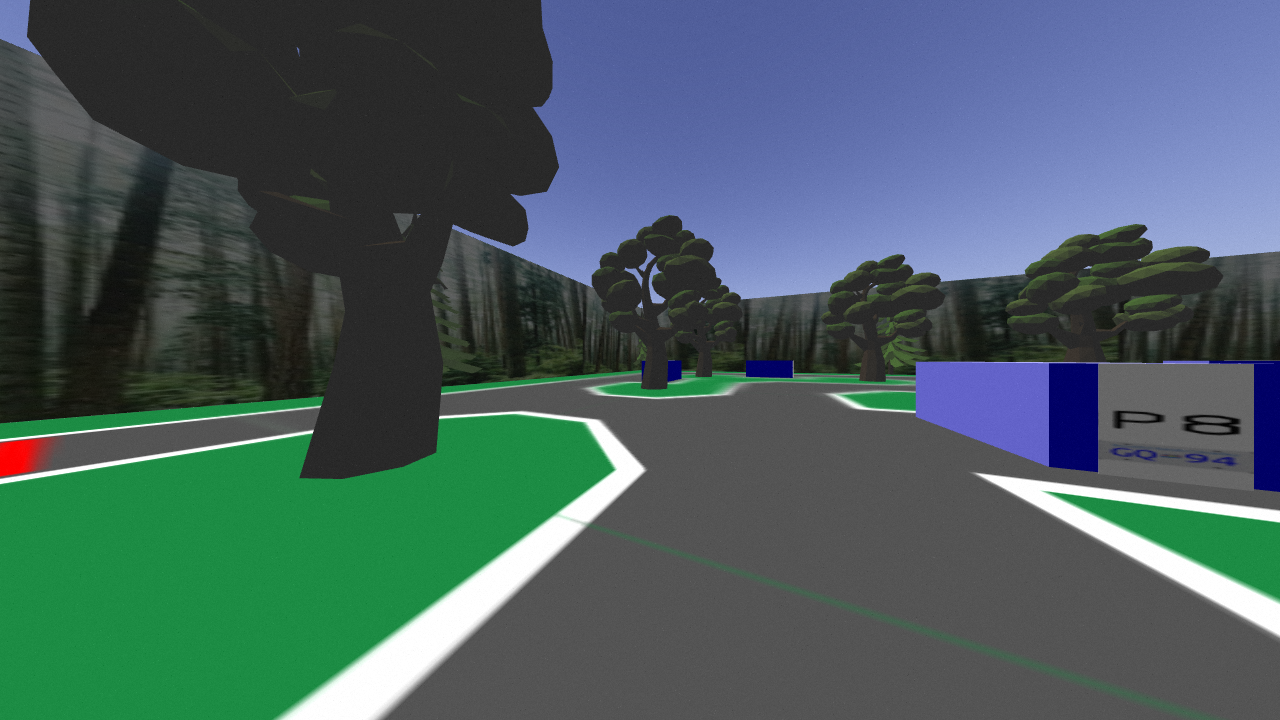
#> input picture experiments/test_images/102.png, 1280 x 720 px, given as the content of the folder experiments/pedestrian_detection/crossing, which was not available
$ python pedestrian_detection.py
#> lines starting #> are read from the running program, lines starting #| are printed output that depends on the picture; pictures that were not available may be replaced by others from this repository, and a replacement may not be noted
import sys
import cv2
import numpy as np
import imutils
from ldriver.steering.lane_detection import hsv_threshold, mask_rectangle, find_center
# from dnldriver.licence.detection import dilate_erode
# from ldriver.steering.lane_detection import hsv_threshold

"""
Red line detection:
Lower HSV: [0, 10, 90]
Upper HSV: [0, 255, 255]
"""
"""
road detection:
Lower HSV: [0, 0, 75]
Upper HSV: [0, 0, 95]
"""

# [51 lines left out: functions dilate_erode, floodfill, get_road_mask, pedestrian_detected, redline_detected, not called in this run]

def image_subtraction(previous_image, current_image):
    return cv2.subtraction(previous_image, current_image)

if __name__ == "__main__":
    import glob
    previous_image, current_image = None, None
    for image_file in glob.glob("experiments/pedestrian_detection/crossing/*.png"):
    # [6 lines of commented-out code are left out]

        current_image = cv2.imread(image_file)
#> current_image is the input picture: shape (720, 1280, 3); mean B, G, R 96.2, 94, 72.7
        current_image = cv2.cvtColor(current_image, cv2.COLOR_BGR2GRAY)
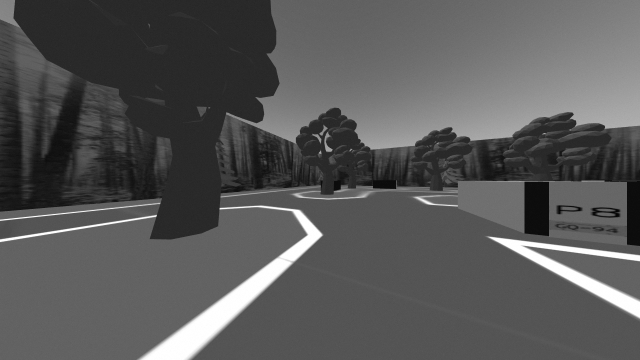
#> current_image: shape (720, 1280) (shown at 1/2 size); min 0, max 255, mean 87.8
        current_image = cv2.GaussianBlur(current_image, (21,21), 0)
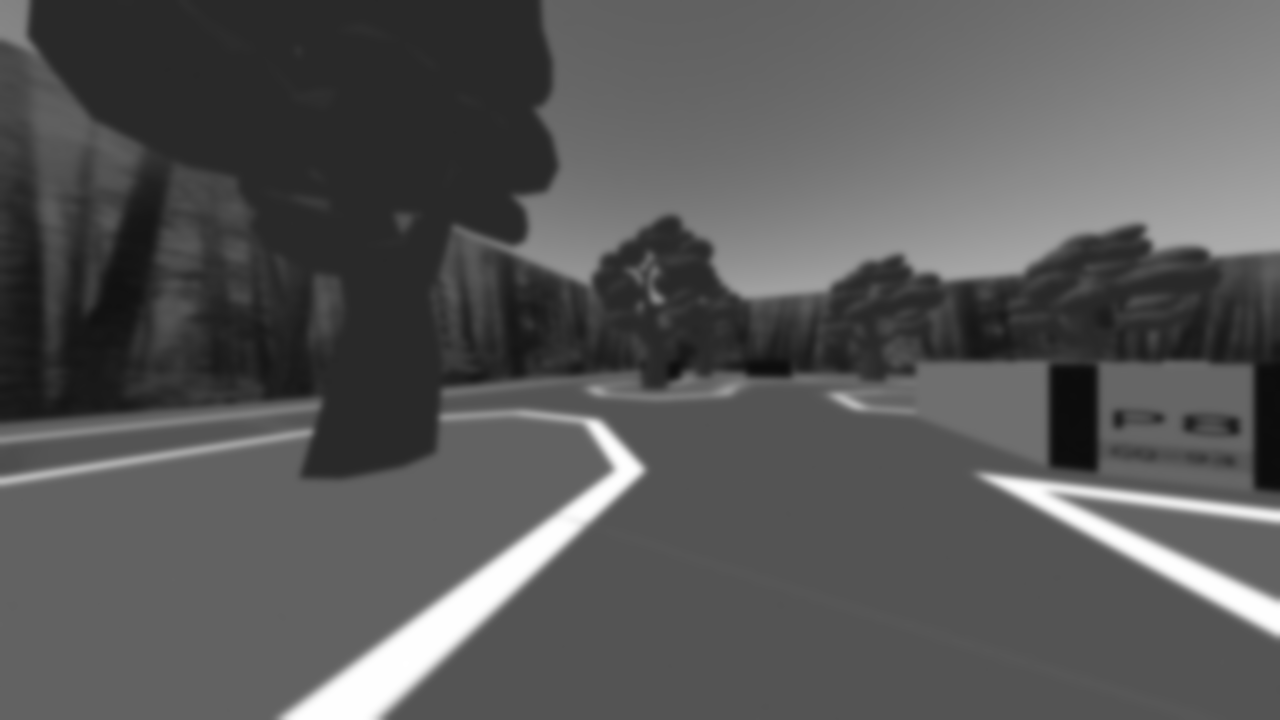
#> current_image: shape (720, 1280); min 12, max 255, mean 87.8
        if previous_image is not None:
            cv2.imshow("image", cv2.absdiff(current_image, previous_image))
            cv2.waitKey(0)
        previous_image = current_image

$ run again, on experiments/test_images/156.png
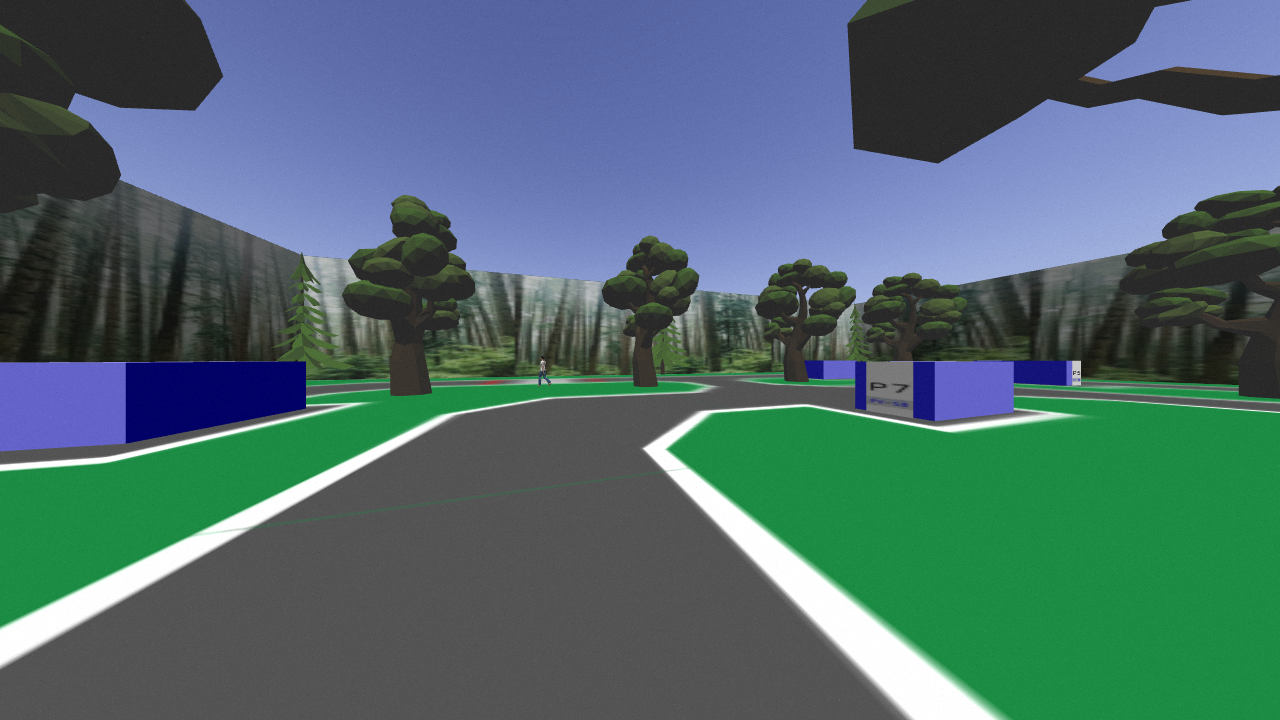
#> input picture experiments/test_images/156.png, 1280 x 720 px, given as the content of the folder experiments/pedestrian_detection/crossing, which was not available
#> current_image is the input picture: shape (720, 1280, 3); mean B, G, R 108.2, 106.1, 77.7
#> `current_image = cv2.cvtColor(current_image, cv2.COLOR_BGR2GRAY)`:
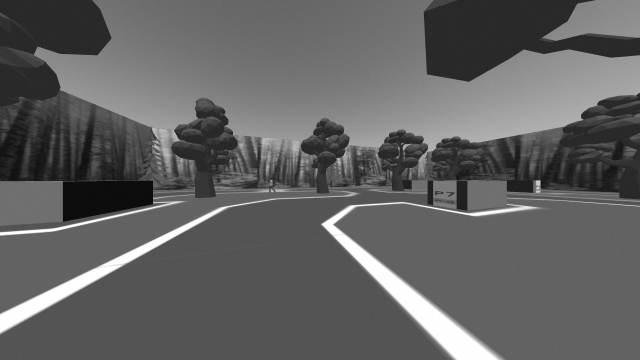
#> current_image: shape (720, 1280) (shown at 1/2 size); min 9, max 255, mean 97.8
#> `current_image = cv2.GaussianBlur(current_image, (21,21), 0)`:
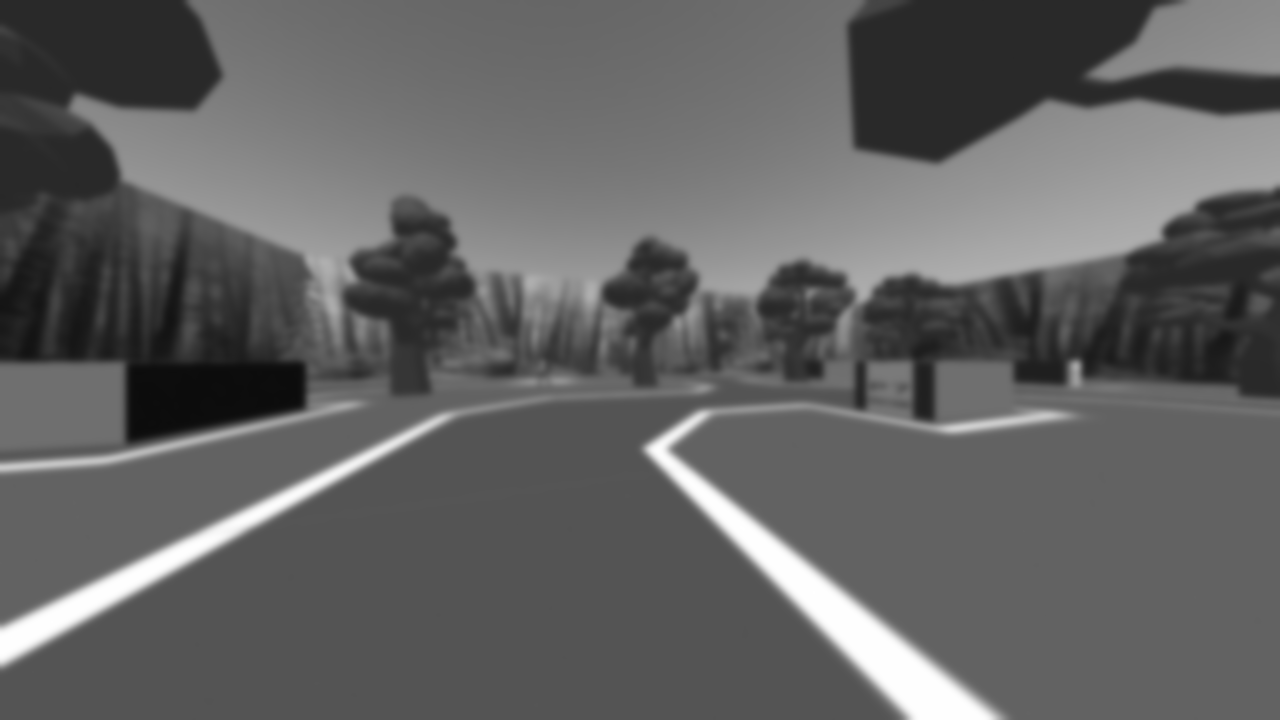
#> current_image: shape (720, 1280); min 12, max 255, mean 97.8

$ run again, on experiments/test_images/22.png
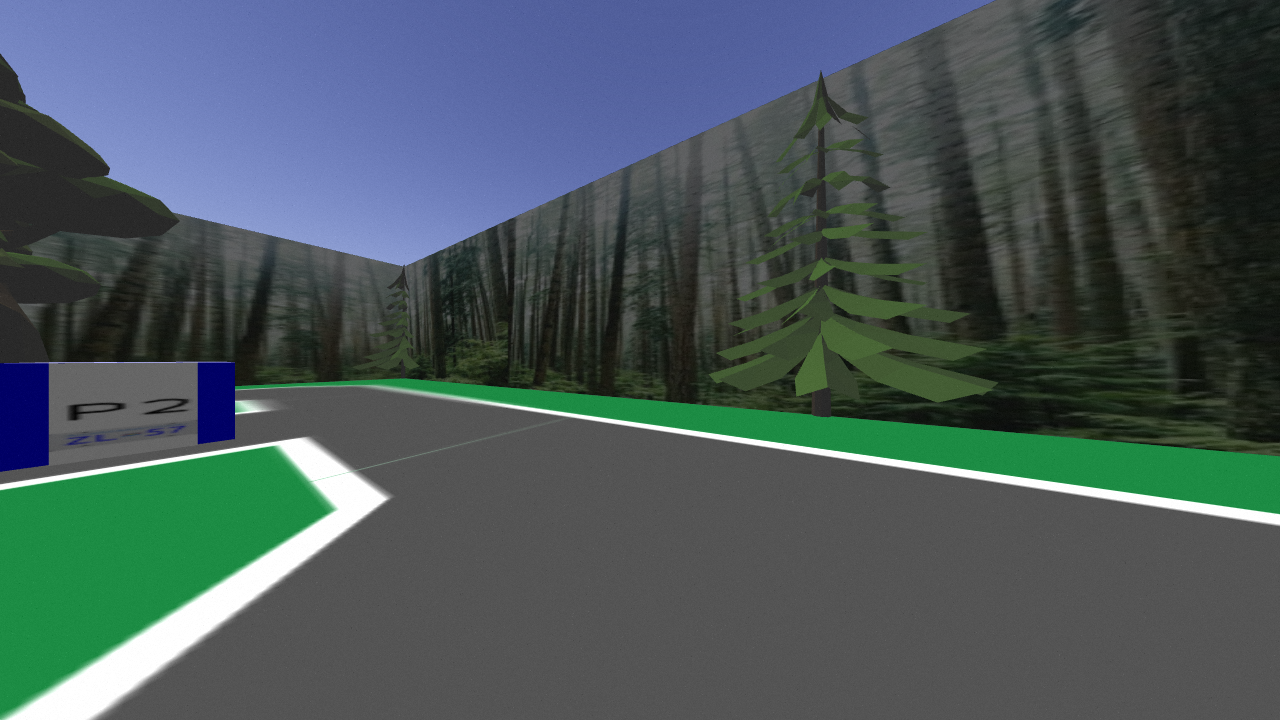
#> input picture experiments/test_images/22.png, 1280 x 720 px, given as the content of the folder experiments/pedestrian_detection/crossing, which was not available
#> current_image is the input picture: shape (720, 1280, 3); mean B, G, R 90, 88, 73.2
#> `current_image = cv2.cvtColor(current_image, cv2.COLOR_BGR2GRAY)`:
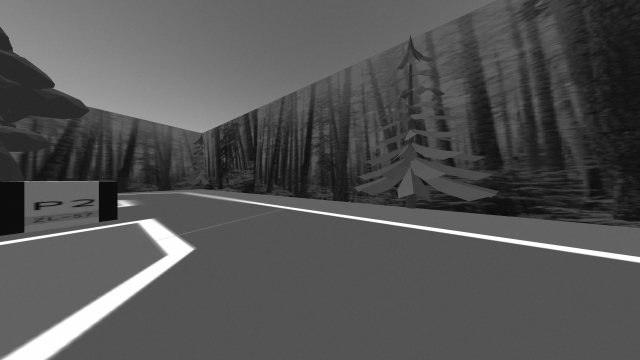
#> current_image: shape (720, 1280) (shown at 1/2 size); min 2, max 255, mean 83.8
#> `current_image = cv2.GaussianBlur(current_image, (21,21), 0)`:
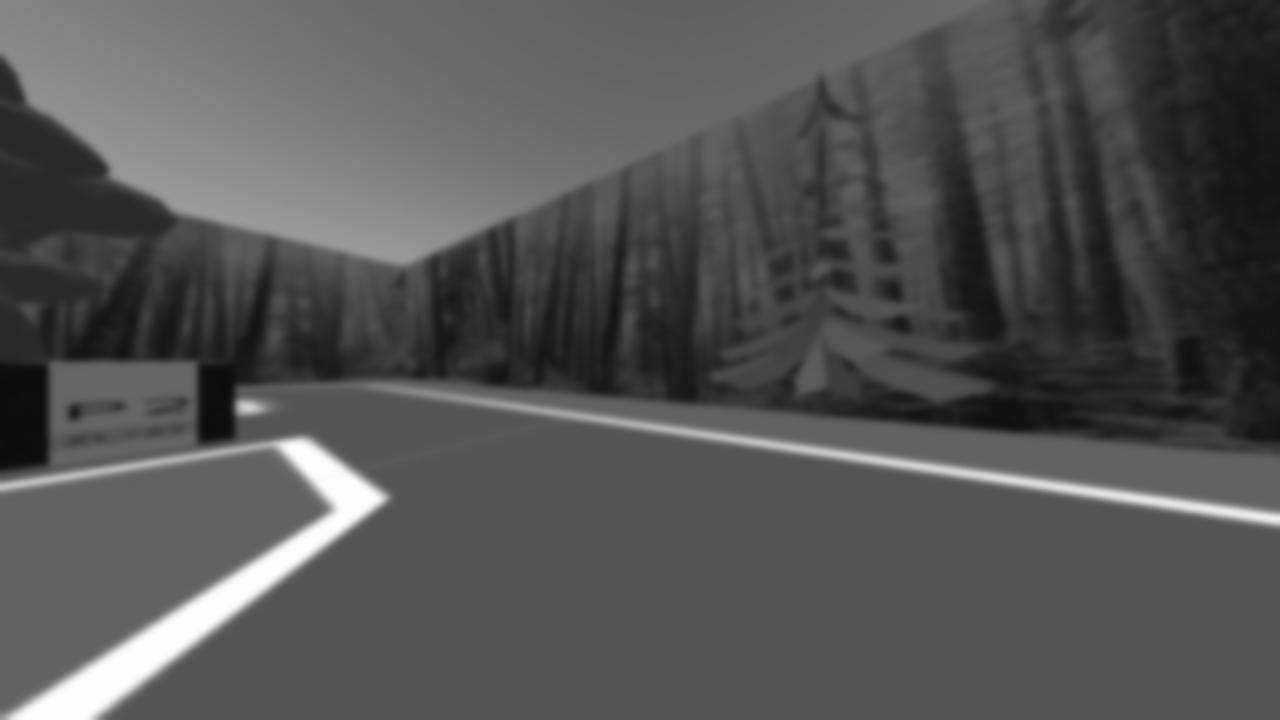
#> current_image: shape (720, 1280); min 12, max 255, mean 83.8
